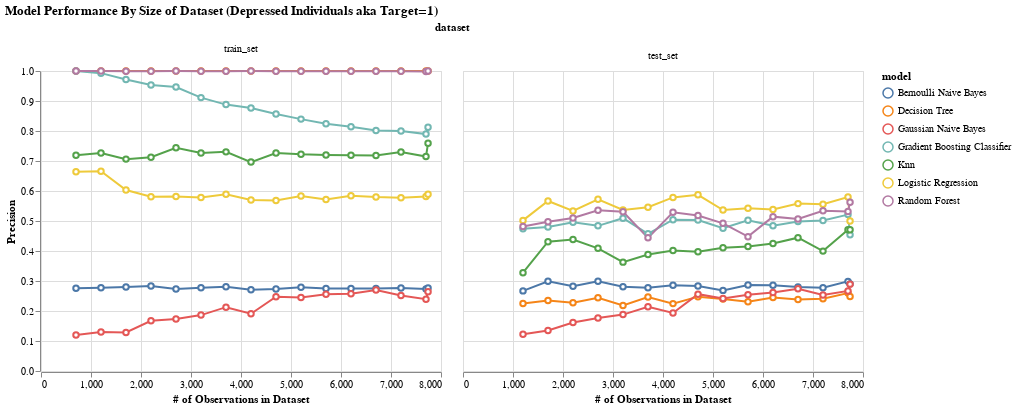

Notebook cell for this chart:
### Code cell
dataset_to_plot = performance_all_avg[(performance_all_avg['grouping'] == "depressed_yes") & 
                (performance_all_avg['support'] >= 20)]

chart = create_alt_plot(
    dataset = dataset_to_plot,
    x_col = 'n_obs',
    x_name = '# of Observations in Dataset',
    y_col = 'precision',
    y_name = 'Precision',
    title = 'Model Performance By Size of Dataset (Depressed Individuals aka Target=1)'
)

chart

### Figure 1 — Vega-Lite specification as saved in the notebook (floating-point values rounded to 4 significant figures; data arrays with more than 128 entries replaced by an {"elided": "..."} marker saying what was removed)
{"config": {"view": {"continuousWidth": 400, "continuousHeight": 300}}, "data": {"name": "data-704cf2d5d7baa49c5c18b7b233be01e3"}, "facet": {"field": "dataset", "sort": ["train_set", "test_set"], "type": "nominal"}, "spec": {"mark": {"type": "line", "point": {"filled": false, "fill": "white"}}, "encoding": {"color": {"field": "model", "type": "nominal"}, "x": {"field": "n_obs", "title": "# of Observations in Dataset", "type": "quantitative"}, "y": {"field": "precision", "title": "Precision", "type": "quantitative"}}}, "title": "Model Performance By Size of Dataset (Depressed Individuals aka Target=1)", "$schema": "https://vega.github.io/schema/vega-lite/v4.17.0.json", "datasets": {"data-704cf2d5d7baa49c5c18b7b233be01e3": {"elided": "217 records"}}}
